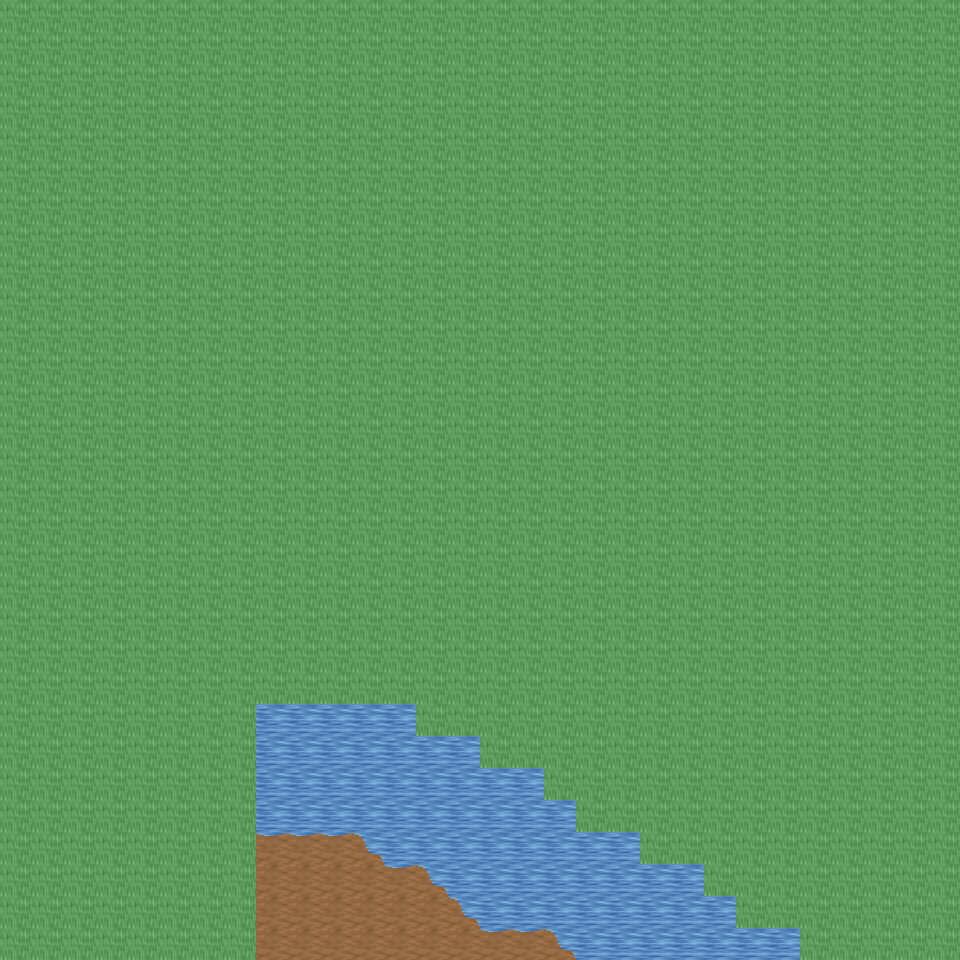

Tiled map render using the project's own tile images. Description and the map definition, with tile-layer contents summarised, below:
An orthogonal 30x30 tile map with 32x32 px tiles, 6 tile layers (Ground, Object, Object2, Above, ...), 35 tilesets and 1 object (mapExit).

<map version="1.0" orientation="orthogonal" renderorder="right-down" width="30" height="30" tilewidth="32" tileheight="32" nextobjectid="2">
  <tileset firstgid="1" name="tileset_ground_ground" tilewidth="32" tileheight="32" tilecount="33" columns="3">
    <image source="../drawable/tileset_ground_ground.png" width="96" height="352" />
  </tileset>
  <tileset firstgid="34" name="tileset_ground_water_pool" tilewidth="32" tileheight="32" tilecount="72" columns="3">
    <image source="../drawable/tileset_ground_water_pool.png" width="96" height="768" />
  </tileset>
  <tileset firstgid="106" name="tileset_ground_water_pool_corners" tilewidth="32" tileheight="32" tilecount="72" columns="3">
    <image source="../drawable/tileset_ground_water_pool_corners.png" width="96" height="768" />
  </tileset>
  <tileset firstgid="178" name="tileset_ground_grass_edges" tilewidth="32" tileheight="32" tilecount="36" columns="12">
    <image source="../drawable/tileset_ground_grass_edges.png" width="384" height="96" />
  </tileset>
  <tileset firstgid="214" name="tileset_ground_grass_corners" tilewidth="32" tileheight="32" tilecount="24" columns="6">
    <image source="../drawable/tileset_ground_grass_corners.png" width="192" height="128" />
  </tileset>
  <tileset firstgid="238" name="tileset_plant_tree_palm_tree" tilewidth="32" tileheight="32" tilecount="6" columns="2">
    <image source="../drawable/tileset_plant_tree_palm_tree.png" width="64" height="96" />
  </tileset>
  <tileset firstgid="244" name="tileset_logic_creature_animal" tilewidth="32" tileheight="32" tilecount="32" columns="8">
    <image source="../drawable/tileset_logic_creature_animal.png" width="256" height="128" />
  </tileset>
  <tileset firstgid="276" name="tileset_logic_collision" tilewidth="32" tileheight="32" tilecount="1" columns="1">
    <image source="../drawable/tileset_logic_collision.png" width="32" height="32" />
  </tileset>
  <tileset firstgid="277" name="tileset_ground_ridge_earth_pale" tilewidth="32" tileheight="32" tilecount="96" columns="12">
    <image source="../drawable/tileset_ground_ridge_earth_pale.png" width="384" height="256" />
  </tileset>
  <tileset firstgid="373" name="tileset_object_tent" tilewidth="32" tileheight="32" tilecount="9" columns="3">
    <image source="../drawable/tileset_object_tent.png" width="96" height="96" />
  </tileset>
  <tileset firstgid="382" name="tileset_furniture_light_iron_lamp" tilewidth="32" tileheight="32" tilecount="3" columns="1">
    <image source="../drawable/tileset_furniture_light_iron_lamp.png" width="32" height="96" />
  </tileset>
  <tileset firstgid="385" name="tileset_furniture_light_flames" tilewidth="32" tileheight="32" tilecount="6" columns="6">
    <image source="../drawable/tileset_furniture_light_flames.png" width="192" height="32" />
  </tileset>
  <tileset firstgid="391" name="tileset_furniture_table_long_front_on_pale" tilewidth="32" tileheight="32" tilecount="3" columns="1">
    <image source="../drawable/tileset_furniture_table_long_front_on_pale.png" width="32" height="96" />
  </tileset>
  <tileset firstgid="394" name="tileset_furniture_chair_wooden_pale" tilewidth="32" tileheight="32" tilecount="4" columns="2">
    <image source="../drawable/tileset_furniture_chair_wooden_pale.png" width="64" height="64" />
  </tileset>
  <tileset firstgid="398" name="tileset_item_food_meals_1" tilewidth="32" tileheight="32" tilecount="2" columns="2">
    <image source="../drawable/tileset_item_food_meals_1.png" width="64" height="32" />
  </tileset>
  <tileset firstgid="400" name="tileset_item_drink_red_wine" tilewidth="32" tileheight="32" tilecount="4" columns="2">
    <image source="../drawable/tileset_item_drink_red_wine.png" width="64" height="64" />
  </tileset>
  <tileset firstgid="404" name="tileset_item_fishrods" tilewidth="32" tileheight="32" tilecount="12" columns="4">
    <image source="../drawable/tileset_item_fishrods.png" width="128" height="96" />
  </tileset>
  <tileset firstgid="416" name="tileset_building_wall_wood" tilewidth="32" tileheight="32" tilecount="16" columns="4">
    <image source="../drawable/tileset_building_wall_wood.png" width="128" height="128" />
  </tileset>
  <tileset firstgid="432" name="tileset_building_door_door_e" tilewidth="32" tileheight="32" tilecount="6" columns="2">
    <image source="../drawable/tileset_building_door_door_e.png" width="64" height="96" />
  </tileset>
  <tileset firstgid="438" name="tileset_building_door_door_w" tilewidth="32" tileheight="32" tilecount="6" columns="2">
    <image source="../drawable/tileset_building_door_door_w.png" width="64" height="96" />
  </tileset>
  <tileset firstgid="444" name="tileset_item_pot_barrel_tall" tilewidth="32" tileheight="32" tilecount="2" columns="1">
    <image source="../drawable/tileset_item_pot_barrel_tall.png" width="32" height="64" />
  </tileset>
  <tileset firstgid="446" name="tileset_building_fence_fence_chunky" tilewidth="32" tileheight="32" tilecount="21" columns="3">
    <image source="../drawable/tileset_building_fence_fence_chunky.png" width="96" height="224" />
  </tileset>
  <tileset firstgid="467" name="tileset_plant_bush_blue_green" tilewidth="32" tileheight="32" tilecount="1" columns="1">
    <image source="../drawable/tileset_plant_bush_blue_green.png" width="32" height="32" />
  </tileset>
  <tileset firstgid="468" name="tileset_logic_item_sheepfood" tilewidth="32" tileheight="32" tilecount="1" columns="1">
    <image source="../drawable/tileset_logic_item_sheepfood.png" width="32" height="32" />
  </tileset>
  <tileset firstgid="469" name="tileset_logic_creature_sheep" tilewidth="32" tileheight="32" tilecount="1" columns="1">
    <image source="../drawable/tileset_logic_creature_sheep.png" width="32" height="32" />
  </tileset>
  <tileset firstgid="470" name="tileset_logic_creature_amazon" tilewidth="32" tileheight="32" tilecount="16" columns="8">
    <image source="../drawable/tileset_logic_creature_amazon.png" width="256" height="64" />
  </tileset>
  <tileset firstgid="486" name="tileset_logic_item_fruits" tilewidth="32" tileheight="32" tilecount="16" columns="8">
    <image source="../drawable/tileset_logic_item_fruits.png" width="256" height="64" />
  </tileset>
  <tileset firstgid="502" name="tileset_plant_pineapple_plant" tilewidth="32" tileheight="32" tilecount="6" columns="2">
    <image source="../drawable/tileset_plant_pineapple_plant.png" width="64" height="96" />
  </tileset>
  <tileset firstgid="508" name="tileset_logic_portal" tilewidth="32" tileheight="32" tilecount="24" columns="8">
    <image source="../drawable/tileset_logic_portal.png" width="256" height="96" />
  </tileset>
  <tileset firstgid="532" name="tileset_ground_grass_2" tilewidth="32" tileheight="32" tilecount="21" columns="3">
    <image source="../drawable/tileset_ground_grass_2.png" width="96" height="224" />
  </tileset>
  <tileset firstgid="553" name="tileset_light_dim_yellow_light_7x5" tilewidth="32" tileheight="32" tilecount="35" columns="7">
    <image source="../drawable/tileset_light_dim_yellow_light_7x5.png" width="224" height="160" />
  </tileset>
  <tileset firstgid="588" name="tileset_light_yellow_light_5x5" tilewidth="32" tileheight="32" tilecount="25" columns="5">
    <image source="../drawable/tileset_light_yellow_light_5x5.png" width="160" height="160" />
  </tileset>
  <tileset firstgid="613" name="tileset_building_huts" tilewidth="32" tileheight="32" tilecount="338" columns="26">
    <image source="../drawable/tileset_building_huts.png" width="832" height="416" />
  </tileset>
  <tileset firstgid="951" name="tileset_logic_creature_spider" tilewidth="32" tileheight="32" tilecount="3" columns="3">
    <image source="../drawable/tileset_logic_creature_spider.png" width="96" height="32" />
  </tileset>
  <tileset firstgid="954" name="tileset_logic_creature_reptile" tilewidth="32" tileheight="32" tilecount="7" columns="7">
    <image source="../drawable/tileset_logic_creature_reptile.png" width="224" height="32" />
  </tileset>
  <layer name="Ground" width="30" height="30">
    <data>[900 cells, 900 non-empty, 6 distinct tile ids]</data>
  </layer>
  <layer name="Object" width="30" height="30">
    <data>[900 cells, 10 non-empty, 2 distinct tile ids]</data>
  </layer>
  <layer name="Object2" width="30" height="30">
    <data>[900 cells, 0 non-empty, 0 distinct tile ids]</data>
  </layer>
  <layer name="Above" width="30" height="30">
    <data>[900 cells, 0 non-empty, 0 distinct tile ids]</data>
  </layer>
  <layer name="Above2" width="30" height="30">
    <data>[900 cells, 0 non-empty, 0 distinct tile ids]</data>
  </layer>
  <layer name="Walkable" width="30" height="30">
    <data>[900 cells, 811 non-empty, 1 distinct tile ids]</data>
  </layer>
  <objectgroup name="MapEvents">
    <object id="1" name="south" type="mapExit" x="256" y="928" width="544" height="32">
      <properties>
        <property name="map" value="level_0_x277_y9" />
        <property name="x" value="8" />
        <property name="y" value="1" />
      </properties>
    </object>
  </objectgroup>
</map>
